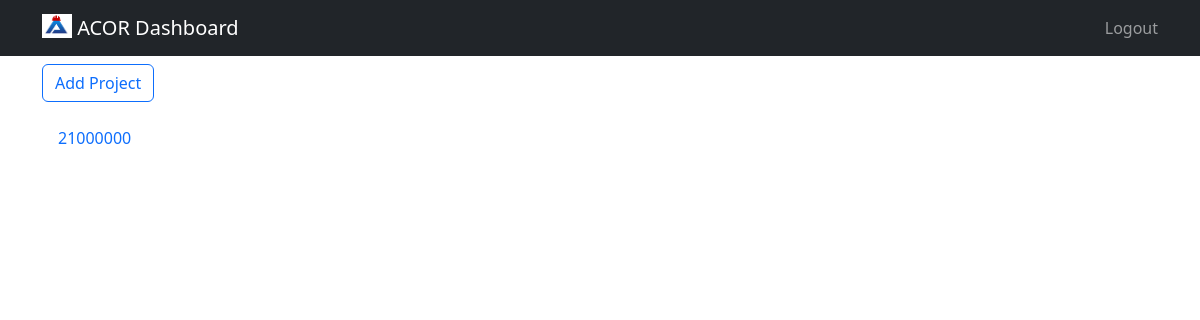
Before: /project (signed in) with the older database file.
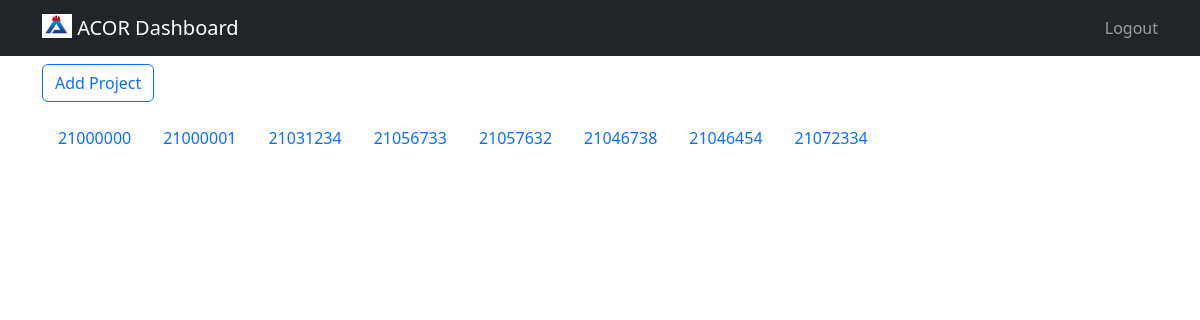
After: the same page with the newer database file.
### tables this page shows
CREATE TABLE projects (
	id INTEGER NOT NULL, 
	po INTEGER NOT NULL, 
	title TEXT NOT NULL, 
	amount FLOAT NOT NULL, 
	duration INTEGER NOT NULL, 
	status VARCHAR(20) NOT NULL, 
	start_date DATETIME, 
	end_date DATETIME, 
	PRIMARY KEY (id), 
	UNIQUE (po)
);

### app.py (the view)
@app.route("/project")
@login_required
def project():
    with engine.connect() as conn:
        statement = select(project_table)
        projects = conn.execute(statement)
        proj = conn.execute(statement)
    return render_template("projects.html", projects=projects, proj=proj)

### helper.py (called while the page is built)
def login_required(f):
    @wraps(f)
    def decorated_function(*args, **kwargs):
        if session.get("username") is None:
            return redirect("/login")
        return f(*args, **kwargs)
    return decorated_function

### templates/projects.html (shortened to what this page needs)
{% extends "dashboard.html" %}
{% block main %}
<a href="/addproject"><button class="btn btn-outline-primary mb-3">Add Project</button></a>
<ul class="nav nav-pills mb-3" id="pills-tab" role="tablist">
    {% if projects %}
    {% for project in projects %}
    <li class="nav-item" role="presentation">
      <button class="nav-link" id="pills-{{ project.po }}-tab" data-bs-toggle="pill" data-bs-target="#pills-{{ project.po }}" type="button" role="tab" aria-controls="pills-{{ project.po }}" aria-selected="true">{{ project.po }}</button>
    </li>
    {% endfor %}
</ul>
    {% endif %}
{% endblock %}

### templates/dashboard.html (shortened to what this page needs)
<!DOCTYPE html>
<html lang="en">
  <head>
    <link href="https://cdn.jsdelivr.net/npm/bootstrap@5.3.2/dist/css/bootstrap.min.css" rel="stylesheet">
    <link rel="stylesheet" href="https://cdn.jsdelivr.net/npm/bootstrap-icons@1.11.1/font/bootstrap-icons.css">
  </head>
  <body>
    <header>
        <nav class="navbar bg-dark sticky-top" data-bs-theme="dark">
            <div class="container">
                <a class="navbar-brand" href="#sidebar" data-bs-toggle="offcanvas" role="button" aria-controls="sidebar">
                    <img src="/static/acor.png" alt="Logo" width="30" height="24" class="d-inline-block align-text-top">
                    ACOR Dashboard
                </a>
                <ul class="navbar-nav justify-content-end">
                    <li class="nav-item">
                        <a href="/logout" class="nav-link">Logout</a>
                    </li>
                </ul>
            </div>
        </nav>
    </header>
    <main>
        <div class="container mt-2">
            {% block main %}{% endblock %}
        </div>
    </main>
  </body>
</html>

Changed rows visible on the page:
added projects: po "21000001"
added projects: po "21031234"
added projects: po "21056733"
added projects: po "21057632"
added projects: po "21046738"
added projects: po "21046454"
added projects: po "21072334"
